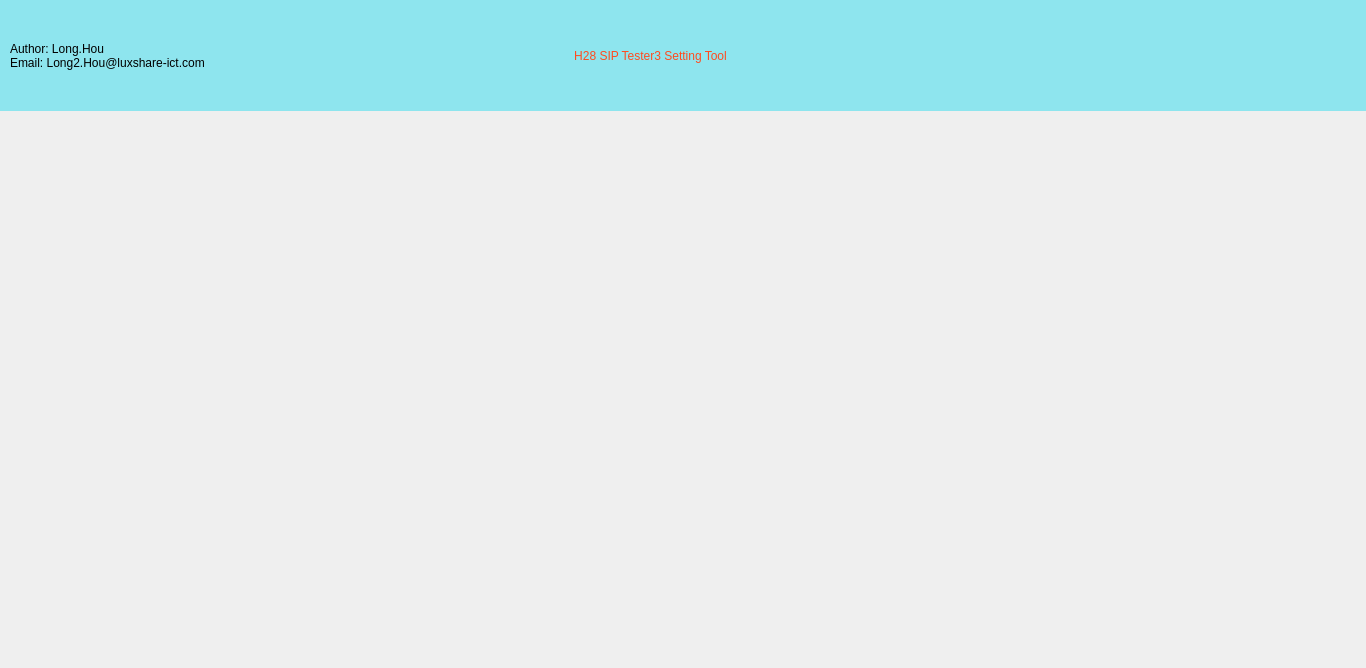
<?xml version="1.0" encoding="UTF-8"?>
<ui version="4.0">
 <class>Form</class>
 <widget class="QWidget" name="Form">
  <property name="geometry">
   <rect>
    <x>0</x>
    <y>0</y>
    <width>1366</width>
    <height>668</height>
   </rect>
  </property>
  <property name="minimumSize">
   <size>
    <width>1366</width>
    <height>668</height>
   </size>
  </property>
  <property name="maximumSize">
   <size>
    <width>1366</width>
    <height>668</height>
   </size>
  </property>
  <property name="windowTitle">
   <string>Form</string>
  </property>
  <layout class="QVBoxLayout" name="verticalLayout_2" stretch="1,5">
   <property name="leftMargin">
    <number>0</number>
   </property>
   <property name="topMargin">
    <number>0</number>
   </property>
   <property name="rightMargin">
    <number>0</number>
   </property>
   <property name="bottomMargin">
    <number>0</number>
   </property>
   <item>
    <layout class="QVBoxLayout" name="verticalLayout" stretch="0">
     <item>
      <widget class="QWidget" name="widget" native="true">
       <property name="styleSheet">
        <string notr="true">border:0px inset black;
background-color:#8EE5EE</string>
       </property>
       <widget class="QLabel" name="label">
        <property name="geometry">
         <rect>
          <x>380</x>
          <y>10</y>
          <width>541</width>
          <height>91</height>
         </rect>
        </property>
        <property name="styleSheet">
         <string notr="true">color:rgb(255, 75, 31);
font: 75 36pt &quot;Arial&quot;;</string>
        </property>
        <property name="text">
         <string>H28 SIP Tester3 Setting Tool</string>
        </property>
        <property name="alignment">
         <set>Qt::AlignCenter</set>
        </property>
       </widget>
       <widget class="QLabel" name="label_2">
        <property name="geometry">
         <rect>
          <x>940</x>
          <y>15</y>
          <width>351</width>
          <height>81</height>
         </rect>
        </property>
        <property name="styleSheet">
         <string notr="true">image: url(:/log/luxshare2.png);</string>
        </property>
        <property name="text">
         <string/>
        </property>
       </widget>
       <widget class="QLabel" name="label_3">
        <property name="geometry">
         <rect>
          <x>10</x>
          <y>10</y>
          <width>361</width>
          <height>91</height>
         </rect>
        </property>
        <property name="styleSheet">
         <string notr="true">font: 18pt &quot;Arial&quot;;</string>
        </property>
        <property name="text">
         <string>Author: Long.Hou
Email: Long2.Hou@luxshare-ict.com</string>
        </property>
       </widget>
      </widget>
     </item>
    </layout>
   </item>
   <item>
    <layout class="QHBoxLayout" name="horizontalLayout"/>
   </item>
  </layout>
 </widget>
 <resources>
  <include location="../Img/img.qrc"/>
 </resources>
 <connections/>
</ui>
